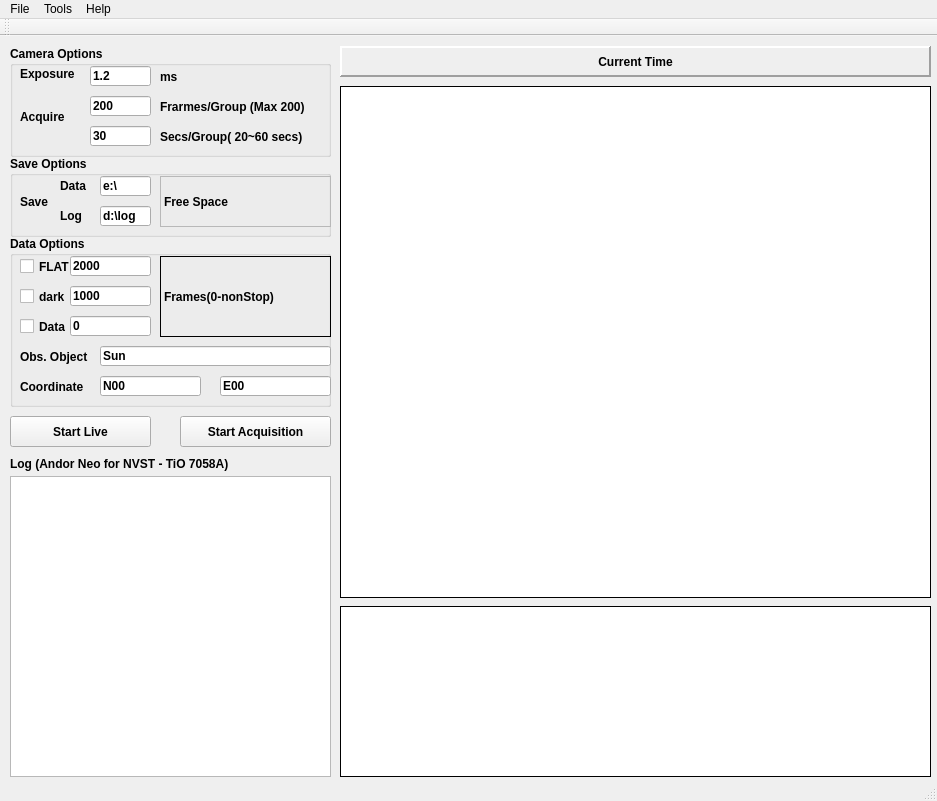
<?xml version="1.0" encoding="UTF-8"?>
<ui version="4.0">
 <class>MainWindow</class>
 <widget class="QMainWindow" name="MainWindow">
  <property name="geometry">
   <rect>
    <x>0</x>
    <y>0</y>
    <width>937</width>
    <height>801</height>
   </rect>
  </property>
  <property name="sizePolicy">
   <sizepolicy hsizetype="Fixed" vsizetype="Fixed">
    <horstretch>0</horstretch>
    <verstretch>0</verstretch>
   </sizepolicy>
  </property>
  <property name="windowTitle">
   <string>MainWindow</string>
  </property>
  <property name="toolTip">
   <string/>
  </property>
  <widget class="QWidget" name="centralWidget">
   <property name="enabled">
    <bool>true</bool>
   </property>
   <widget class="QGraphicsView" name="graphicsView">
    <property name="geometry">
     <rect>
      <x>340</x>
      <y>50</y>
      <width>591</width>
      <height>512</height>
     </rect>
    </property>
    <property name="sizePolicy">
     <sizepolicy hsizetype="Expanding" vsizetype="Expanding">
      <horstretch>1</horstretch>
      <verstretch>1</verstretch>
     </sizepolicy>
    </property>
    <property name="minimumSize">
     <size>
      <width>512</width>
      <height>512</height>
     </size>
    </property>
    <property name="cursor" stdset="0">
     <cursorShape>CrossCursor</cursorShape>
    </property>
    <property name="mouseTracking">
     <bool>false</bool>
    </property>
    <property name="autoFillBackground">
     <bool>false</bool>
    </property>
    <property name="frameShape">
     <enum>QFrame::Box</enum>
    </property>
    <property name="frameShadow">
     <enum>QFrame::Plain</enum>
    </property>
    <property name="sizeAdjustPolicy">
     <enum>QAbstractScrollArea::AdjustIgnored</enum>
    </property>
    <property name="backgroundBrush">
     <brush brushstyle="SolidPattern">
      <color alpha="255">
       <red>0</red>
       <green>0</green>
       <blue>0</blue>
      </color>
     </brush>
    </property>
   </widget>
   <widget class="QPushButton" name="btnLive">
    <property name="geometry">
     <rect>
      <x>10</x>
      <y>380</y>
      <width>141</width>
      <height>31</height>
     </rect>
    </property>
    <property name="sizePolicy">
     <sizepolicy hsizetype="Expanding" vsizetype="Fixed">
      <horstretch>0</horstretch>
      <verstretch>0</verstretch>
     </sizepolicy>
    </property>
    <property name="font">
     <font>
      <bold>true</bold>
     </font>
    </property>
    <property name="text">
     <string>Start Live</string>
    </property>
    <property name="checkable">
     <bool>true</bool>
    </property>
   </widget>
   <widget class="QLabel" name="label_time">
    <property name="geometry">
     <rect>
      <x>340</x>
      <y>10</y>
      <width>591</width>
      <height>31</height>
     </rect>
    </property>
    <property name="sizePolicy">
     <sizepolicy hsizetype="Expanding" vsizetype="Fixed">
      <horstretch>0</horstretch>
      <verstretch>0</verstretch>
     </sizepolicy>
    </property>
    <property name="font">
     <font>
      <bold>true</bold>
     </font>
    </property>
    <property name="layoutDirection">
     <enum>Qt::LeftToRight</enum>
    </property>
    <property name="frameShape">
     <enum>QFrame::Panel</enum>
    </property>
    <property name="frameShadow">
     <enum>QFrame::Raised</enum>
    </property>
    <property name="lineWidth">
     <number>2</number>
    </property>
    <property name="text">
     <string>Current Time</string>
    </property>
    <property name="alignment">
     <set>Qt::AlignCenter</set>
    </property>
   </widget>
   <widget class="QPushButton" name="btnSnap">
    <property name="geometry">
     <rect>
      <x>180</x>
      <y>380</y>
      <width>151</width>
      <height>31</height>
     </rect>
    </property>
    <property name="sizePolicy">
     <sizepolicy hsizetype="Expanding" vsizetype="Fixed">
      <horstretch>0</horstretch>
      <verstretch>0</verstretch>
     </sizepolicy>
    </property>
    <property name="font">
     <font>
      <bold>true</bold>
     </font>
    </property>
    <property name="text">
     <string>Start Acquisition</string>
    </property>
    <property name="checkable">
     <bool>false</bool>
    </property>
    <property name="checked">
     <bool>false</bool>
    </property>
    <property name="autoRepeatDelay">
     <number>50</number>
    </property>
    <property name="autoRepeatInterval">
     <number>50</number>
    </property>
   </widget>
   <widget class="QLabel" name="label_status">
    <property name="geometry">
     <rect>
      <x>10</x>
      <y>420</y>
      <width>331</width>
      <height>16</height>
     </rect>
    </property>
    <property name="sizePolicy">
     <sizepolicy hsizetype="Preferred" vsizetype="Fixed">
      <horstretch>0</horstretch>
      <verstretch>0</verstretch>
     </sizepolicy>
    </property>
    <property name="font">
     <font>
      <bold>true</bold>
     </font>
    </property>
    <property name="text">
     <string>Log (Andor Neo for NVST - TiO 7058A)</string>
    </property>
   </widget>
   <widget class="QTextEdit" name="textEdit_status">
    <property name="geometry">
     <rect>
      <x>10</x>
      <y>440</y>
      <width>321</width>
      <height>301</height>
     </rect>
    </property>
    <property name="sizePolicy">
     <sizepolicy hsizetype="Preferred" vsizetype="Expanding">
      <horstretch>0</horstretch>
      <verstretch>0</verstretch>
     </sizepolicy>
    </property>
   </widget>
   <widget class="QChartView" name="chart_graphicsView">
    <property name="geometry">
     <rect>
      <x>340</x>
      <y>570</y>
      <width>591</width>
      <height>171</height>
     </rect>
    </property>
    <property name="frameShape">
     <enum>QFrame::Box</enum>
    </property>
    <property name="frameShadow">
     <enum>QFrame::Plain</enum>
    </property>
    <property name="lineWidth">
     <number>1</number>
    </property>
   </widget>
   <widget class="QGroupBox" name="groupBox">
    <property name="geometry">
     <rect>
      <x>10</x>
      <y>200</y>
      <width>321</width>
      <height>171</height>
     </rect>
    </property>
    <property name="font">
     <font>
      <bold>true</bold>
     </font>
    </property>
    <property name="title">
     <string>Data Options</string>
    </property>
    <widget class="QLineEdit" name="lineEdit_cor2">
     <property name="geometry">
      <rect>
       <x>210</x>
       <y>140</y>
       <width>111</width>
       <height>20</height>
      </rect>
     </property>
     <property name="text">
      <string>E00</string>
     </property>
    </widget>
    <widget class="QLineEdit" name="lineEdit_cor1">
     <property name="geometry">
      <rect>
       <x>90</x>
       <y>140</y>
       <width>101</width>
       <height>20</height>
      </rect>
     </property>
     <property name="text">
      <string>N00</string>
     </property>
    </widget>
    <widget class="QLineEdit" name="lineEdit_flatnum">
     <property name="geometry">
      <rect>
       <x>60</x>
       <y>20</y>
       <width>81</width>
       <height>20</height>
      </rect>
     </property>
     <property name="text">
      <string>2000</string>
     </property>
    </widget>
    <widget class="QLabel" name="label_2">
     <property name="geometry">
      <rect>
       <x>10</x>
       <y>140</y>
       <width>81</width>
       <height>21</height>
      </rect>
     </property>
     <property name="text">
      <string>Coordinate</string>
     </property>
    </widget>
    <widget class="QLineEdit" name="lineEdit_objname">
     <property name="geometry">
      <rect>
       <x>90</x>
       <y>110</y>
       <width>231</width>
       <height>20</height>
      </rect>
     </property>
     <property name="text">
      <string>Sun</string>
     </property>
    </widget>
    <widget class="QLabel" name="label_obj">
     <property name="geometry">
      <rect>
       <x>10</x>
       <y>110</y>
       <width>81</width>
       <height>21</height>
      </rect>
     </property>
     <property name="text">
      <string>Obs. Object</string>
     </property>
    </widget>
    <widget class="QLabel" name="label_dunit_2">
     <property name="geometry">
      <rect>
       <x>150</x>
       <y>20</y>
       <width>171</width>
       <height>81</height>
      </rect>
     </property>
     <property name="frameShape">
      <enum>QFrame::Box</enum>
     </property>
     <property name="text">
      <string>Frames(0-nonStop)</string>
     </property>
    </widget>
    <widget class="QLineEdit" name="lineEdit_darknum">
     <property name="geometry">
      <rect>
       <x>60</x>
       <y>50</y>
       <width>81</width>
       <height>20</height>
      </rect>
     </property>
     <property name="text">
      <string>1000</string>
     </property>
    </widget>
    <widget class="QCheckBox" name="checkBox_Flat">
     <property name="geometry">
      <rect>
       <x>10</x>
       <y>20</y>
       <width>71</width>
       <height>21</height>
      </rect>
     </property>
     <property name="text">
      <string>FLAT</string>
     </property>
    </widget>
    <widget class="QCheckBox" name="checkBox_Data">
     <property name="geometry">
      <rect>
       <x>10</x>
       <y>80</y>
       <width>71</width>
       <height>21</height>
      </rect>
     </property>
     <property name="text">
      <string>Data</string>
     </property>
    </widget>
    <widget class="QLineEdit" name="lineEdit_datanum">
     <property name="geometry">
      <rect>
       <x>60</x>
       <y>80</y>
       <width>81</width>
       <height>20</height>
      </rect>
     </property>
     <property name="text">
      <string>0</string>
     </property>
    </widget>
    <widget class="QCheckBox" name="checkBox_Dark">
     <property name="geometry">
      <rect>
       <x>10</x>
       <y>50</y>
       <width>51</width>
       <height>21</height>
      </rect>
     </property>
     <property name="text">
      <string>dark</string>
     </property>
    </widget>
   </widget>
   <widget class="QGroupBox" name="groupBox_2">
    <property name="geometry">
     <rect>
      <x>10</x>
      <y>120</y>
      <width>321</width>
      <height>81</height>
     </rect>
    </property>
    <property name="font">
     <font>
      <bold>true</bold>
     </font>
    </property>
    <property name="title">
     <string>Save Options</string>
    </property>
    <widget class="QLabel" name="label_freedisk">
     <property name="geometry">
      <rect>
       <x>150</x>
       <y>20</y>
       <width>171</width>
       <height>51</height>
      </rect>
     </property>
     <property name="frameShape">
      <enum>QFrame::StyledPanel</enum>
     </property>
     <property name="text">
      <string>Free Space  </string>
     </property>
    </widget>
    <widget class="QLineEdit" name="lineEdit_savelog">
     <property name="geometry">
      <rect>
       <x>90</x>
       <y>50</y>
       <width>51</width>
       <height>20</height>
      </rect>
     </property>
     <property name="text">
      <string>d:\log</string>
     </property>
    </widget>
    <widget class="QLabel" name="label_savelog">
     <property name="geometry">
      <rect>
       <x>50</x>
       <y>50</y>
       <width>31</width>
       <height>20</height>
      </rect>
     </property>
     <property name="text">
      <string>Log</string>
     </property>
    </widget>
    <widget class="QLabel" name="label_saveto">
     <property name="geometry">
      <rect>
       <x>50</x>
       <y>20</y>
       <width>31</width>
       <height>20</height>
      </rect>
     </property>
     <property name="sizePolicy">
      <sizepolicy hsizetype="Preferred" vsizetype="Fixed">
       <horstretch>0</horstretch>
       <verstretch>0</verstretch>
      </sizepolicy>
     </property>
     <property name="text">
      <string>Data </string>
     </property>
    </widget>
    <widget class="QLineEdit" name="lineEdit_saveto">
     <property name="geometry">
      <rect>
       <x>90</x>
       <y>20</y>
       <width>51</width>
       <height>20</height>
      </rect>
     </property>
     <property name="text">
      <string>e:\</string>
     </property>
    </widget>
    <widget class="QLabel" name="label_dunit_7">
     <property name="geometry">
      <rect>
       <x>10</x>
       <y>20</y>
       <width>31</width>
       <height>51</height>
      </rect>
     </property>
     <property name="text">
      <string>Save</string>
     </property>
    </widget>
   </widget>
   <widget class="QGroupBox" name="groupBox_3">
    <property name="geometry">
     <rect>
      <x>10</x>
      <y>10</y>
      <width>321</width>
      <height>111</height>
     </rect>
    </property>
    <property name="font">
     <font>
      <bold>true</bold>
     </font>
    </property>
    <property name="title">
     <string>Camera Options</string>
    </property>
    <widget class="QLabel" name="label_dunit_6">
     <property name="geometry">
      <rect>
       <x>10</x>
       <y>50</y>
       <width>51</width>
       <height>41</height>
      </rect>
     </property>
     <property name="text">
      <string>Acquire</string>
     </property>
    </widget>
    <widget class="QLabel" name="label_dunit_5">
     <property name="geometry">
      <rect>
       <x>150</x>
       <y>20</y>
       <width>91</width>
       <height>21</height>
      </rect>
     </property>
     <property name="text">
      <string>ms</string>
     </property>
    </widget>
    <widget class="QLineEdit" name="lineEdit_exposuretime">
     <property name="geometry">
      <rect>
       <x>80</x>
       <y>20</y>
       <width>61</width>
       <height>20</height>
      </rect>
     </property>
     <property name="text">
      <string>1.2</string>
     </property>
    </widget>
    <widget class="QLineEdit" name="lineEdit_framerate">
     <property name="geometry">
      <rect>
       <x>80</x>
       <y>50</y>
       <width>61</width>
       <height>20</height>
      </rect>
     </property>
     <property name="text">
      <string>200</string>
     </property>
    </widget>
    <widget class="QLabel" name="label">
     <property name="geometry">
      <rect>
       <x>150</x>
       <y>50</y>
       <width>171</width>
       <height>21</height>
      </rect>
     </property>
     <property name="text">
      <string>Frarmes/Group (Max 200)</string>
     </property>
    </widget>
    <widget class="QLabel" name="label_exposuretime">
     <property name="geometry">
      <rect>
       <x>10</x>
       <y>20</y>
       <width>61</width>
       <height>16</height>
      </rect>
     </property>
     <property name="sizePolicy">
      <sizepolicy hsizetype="Preferred" vsizetype="Fixed">
       <horstretch>0</horstretch>
       <verstretch>0</verstretch>
      </sizepolicy>
     </property>
     <property name="text">
      <string>Exposure</string>
     </property>
    </widget>
    <widget class="QLineEdit" name="lineEdit_groupdelay">
     <property name="geometry">
      <rect>
       <x>80</x>
       <y>80</y>
       <width>61</width>
       <height>20</height>
      </rect>
     </property>
     <property name="text">
      <string>30</string>
     </property>
    </widget>
    <widget class="QLabel" name="label_3">
     <property name="geometry">
      <rect>
       <x>150</x>
       <y>80</y>
       <width>171</width>
       <height>21</height>
      </rect>
     </property>
     <property name="text">
      <string>Secs/Group( 20~60 secs)</string>
     </property>
    </widget>
   </widget>
  </widget>
  <widget class="QMenuBar" name="menuBar">
   <property name="geometry">
    <rect>
     <x>0</x>
     <y>0</y>
     <width>937</width>
     <height>22</height>
    </rect>
   </property>
   <widget class="QMenu" name="menuFile">
    <property name="title">
     <string>File</string>
    </property>
    <addaction name="actionSave"/>
    <addaction name="actionExit"/>
   </widget>
   <widget class="QMenu" name="menuServer">
    <property name="title">
     <string>Tools</string>
    </property>
    <addaction name="actionServer"/>
    <addaction name="actionDetect_Cameras"/>
   </widget>
   <widget class="QMenu" name="menuHelp">
    <property name="title">
     <string>Help</string>
    </property>
    <addaction name="actionAbout"/>
   </widget>
   <addaction name="menuFile"/>
   <addaction name="menuServer"/>
   <addaction name="menuHelp"/>
  </widget>
  <widget class="QToolBar" name="mainToolBar">
   <attribute name="toolBarArea">
    <enum>TopToolBarArea</enum>
   </attribute>
   <attribute name="toolBarBreak">
    <bool>false</bool>
   </attribute>
  </widget>
  <widget class="QStatusBar" name="statusBar"/>
  <action name="actionServer">
   <property name="text">
    <string>Server</string>
   </property>
  </action>
  <action name="actionLogging">
   <property name="text">
    <string>Logging</string>
   </property>
  </action>
  <action name="actionSave">
   <property name="text">
    <string>Save</string>
   </property>
   <property name="shortcut">
    <string>Ctrl+S</string>
   </property>
  </action>
  <action name="actionExit">
   <property name="text">
    <string>Exit</string>
   </property>
   <property name="shortcut">
    <string>Ctrl+Q</string>
   </property>
  </action>
  <action name="actionAbout">
   <property name="text">
    <string>About</string>
   </property>
  </action>
  <action name="actionDetect_Cameras">
   <property name="text">
    <string>Detect Cameras</string>
   </property>
  </action>
 </widget>
 <layoutdefault spacing="6" margin="11"/>
 <customwidgets>
  <customwidget>
   <class>QChartView</class>
   <extends>QGraphicsView</extends>
   <header location="global">QtCharts</header>
  </customwidget>
 </customwidgets>
 <resources/>
 <connections/>
</ui>
